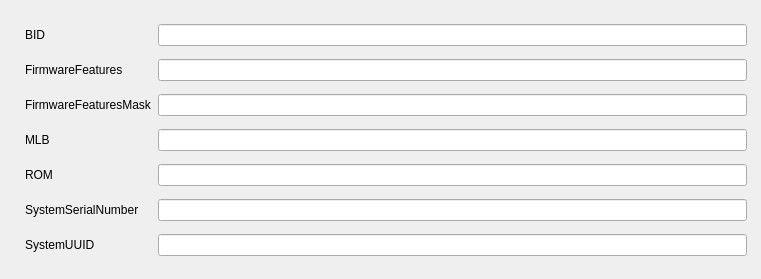
             <widget class="QWidget" name="tabPlatformInfo4">
              <attribute name="title">
               <string>PlatformNVRAM</string>
              </attribute>
              <widget class="QWidget" name="layoutWidget">
               <property name="geometry">
                <rect>
                 <x>20</x>
                 <y>12</y>
                 <width>732</width>
                 <height>258</height>
                </rect>
               </property>
               <layout class="QGridLayout" name="gridLayout_40">
                <property name="leftMargin">
                 <number>5</number>
                </property>
                <property name="topMargin">
                 <number>5</number>
                </property>
                <property name="rightMargin">
                 <number>5</number>
                </property>
                <property name="bottomMargin">
                 <number>5</number>
                </property>
                <item row="4" column="1">
                 <widget class="QLineEdit" name="editDatROM_PNVRAM"/>
                </item>
                <item row="1" column="0">
                 <widget class="QLabel" name="label_61">
                  <property name="toolTip">
                   <string notr="true">Specifies the values of NVRAM variables:

• 4D1EDE05-38C7-4A6A-9CC6-4BCCA8B38C14:FirmwareFeatures
• 4D1EDE05-38C7-4A6A-9CC6-4BCCA8B38C14:ExtendedFirmwareFeatures
----
指定NVRAM变量的值：

• 4D1EDE05-38C7-4A6A-9CC6-4BCCA8B38C14:FirmwareFeatures
• 4D1EDE05-38C7-4A6A-9CC6-4BCCA8B38C14:ExtendedFirmwareFeatures</string>
                  </property>
                  <property name="statusTip">
                   <string> This variable comes in pair with FirmwareFeaturesMask.</string>
                  </property>
                  <property name="text">
                   <string notr="true">FirmwareFeatures</string>
                  </property>
                 </widget>
                </item>
                <item row="0" column="0">
                 <widget class="QLabel" name="label_60">
                  <property name="toolTip">
                   <string notr="true">Specifies the value of NVRAM variable 4D1EDE05-38C7-4A6A-9CC6-4BCCA8B38C14:HW_BID.

----

指定NVRAM变量4D1EDE05-38C7-4A6A-9CC6-4BCCA8B38C14:HW_BID的值。</string>
                  </property>
                  <property name="statusTip">
                   <string>Specifies the value of NVRAM variable 4D1EDE05-38C7-4A6A-9CC6-4BCCA8B38C14:HW_BID.</string>
                  </property>
                  <property name="text">
                   <string notr="true">BID</string>
                  </property>
                 </widget>
                </item>
                <item row="6" column="0">
                 <widget class="QLabel" name="label_106">
                  <property name="toolTip">
                   <string notr="true">Specifies the value of NVRAM variable 4D1EDE05-38C7-4A6A-9CC6-4BCCA8B38C14:system-id for boot services only. Value found on Macs is equal to SMBIOS SystemUUID.
----
指定 NVRAM 变量 4D1EDE05-38C7-4A6A-9CC6-4BCCA8B38C14:system-id 的值，仅用于启动服务。在Mac上找到的值等于SMBIOS SystemUUID。</string>
                  </property>
                  <property name="statusTip">
                   <string>Specifies the value of NVRAM variable 4D1EDE05-38C7-4A6A-9CC6-4BCCA8B38C14:system-id
 for boot services only. The value found on Macs is equal to SMBIOS SystemUUID.</string>
                  </property>
                  <property name="text">
                   <string notr="true">SystemUUID</string>
                  </property>
                 </widget>
                </item>
                <item row="1" column="1">
                 <widget class="QLineEdit" name="editDatFirmwareFeatures"/>
                </item>
                <item row="3" column="0">
                 <widget class="QLabel" name="label_63">
                  <property name="toolTip">
                   <string notr="true"> Specifies the values of NVRAM variables 4D1EDE05-38C7-4A6A-9CC6-4BCCA8B38C14:HW_MLB and 4D1EDE05-38C7-4A6A-9CC6-4BCCA8B38C14:MLB.
----
 指定NVRAM变量4D1EDE05-38C7-4A6A-9CC6-4BCCA8B38C14:HW_MLB和4D1EDE05-38C7-4A6A-9CC6-4BCCA8B38C14:MLB的值。</string>
                  </property>
                  <property name="statusTip">
                   <string> Specifies the values of NVRAM variables 4D1EDE05-38C7-4A6A-9CC6-4BCCA8B38C14:HW_MLB and
 4D1EDE05-38C7-4A6A-9CC6-4BCCA8B38C14:MLB.</string>
                  </property>
                  <property name="text">
                   <string notr="true">MLB</string>
                  </property>
                 </widget>
                </item>
                <item row="3" column="1">
                 <widget class="QLineEdit" name="editMLB_PNVRAM"/>
                </item>
                <item row="6" column="1">
                 <widget class="QLineEdit" name="editSystemUUID_PNVRAM"/>
                </item>
                <item row="4" column="0">
                 <widget class="QLabel" name="label_64">
                  <property name="toolTip">
                   <string notr="true">Specifies the values of NVRAM variables 4D1EDE05-38C7-4A6A-9CC6-4BCCA8B38C14:HW_ROM and 4D1EDE05-38C7-4A6A-9CC6-4BCCA8B38C14:ROM.
----
指定NVRAM变量4D1EDE05-38C7-4A6A-9CC6-4BCCA8B38C14:HW_ROM和4D1EDE05-38C7-4A6A-9CC6-4BCCA8B38C14:ROM的值。</string>
                  </property>
                  <property name="statusTip">
                   <string>Specifies the values of NVRAM variables 4D1EDE05-38C7-4A6A-9CC6-4BCCA8B38C14:HW_ROM and
 4D1EDE05-38C7-4A6A-9CC6-4BCCA8B38C14:ROM.</string>
                  </property>
                  <property name="text">
                   <string notr="true">ROM</string>
                  </property>
                 </widget>
                </item>
                <item row="0" column="1">
                 <widget class="QLineEdit" name="editBID">
                  <property name="minimumSize">
                   <size>
                    <width>500</width>
                    <height>0</height>
                   </size>
                  </property>
                 </widget>
                </item>
                <item row="2" column="1">
                 <widget class="QLineEdit" name="editDatFirmwareFeaturesMask"/>
                </item>
                <item row="2" column="0">
                 <widget class="QLabel" name="label_62">
                  <property name="toolTip">
                   <string notr="true"> Specifies the values of NVRAM variables:

• 4D1EDE05-38C7-4A6A-9CC6-4BCCA8B38C14:FirmwareFeaturesMask
• 4D1EDE05-38C7-4A6A-9CC6-4BCCA8B38C14:ExtendedFirmwareFeaturesMask
----
 指定NVRAM变量的值：

• 4D1EDE05-38C7-4A6A-9CC6-4BCCA8B38C14:FirmwareFeaturesMask
• 4D1EDE05-38C7-4A6A-9CC6-4BCCA8B38C14:ExtendedFirmwareFeaturesMask</string>
                  </property>
                  <property name="statusTip">
                   <string> This variable comes in pair with FirmwareFeatures.</string>
                  </property>
                  <property name="text">
                   <string notr="true">FirmwareFeaturesMask</string>
                  </property>
                 </widget>
                </item>
                <item row="5" column="0">
                 <widget class="QLabel" name="label_109">
                  <property name="toolTip">
                   <string notr="true">Specifies the values of NVRAM variables 4D1EDE05-38C7-4A6A-9CC6-4BCCA8B38C14:HW_SSN and  4D1EDE05-38C7-4A6A-9CC6-4BCCA8B38C14:SSN.
----
指定NVRAM变量4D1EDE05-38C7-4A6A-9CC6-4BCCA8B38C14:HW_SSN和4D1EDE05-38C7-4A6A-9CC6-4BCCA8B38C14:SSN的值。</string>
                  </property>
                  <property name="statusTip">
                   <string>Specifies the values of NVRAM variables 4D1EDE05-38C7-4A6A-9CC6-4BCCA8B38C14:HW_SSN and
 4D1EDE05-38C7-4A6A-9CC6-4BCCA8B38C14:SSN.</string>
                  </property>
                  <property name="text">
                   <string notr="true">SystemSerialNumber</string>
                  </property>
                 </widget>
                </item>
                <item row="5" column="1">
                 <widget class="QLineEdit" name="editSystemSerialNumber_PNVRAM">
                  <property name="toolTip">
                   <string/>
                  </property>
                  <property name="statusTip">
                   <string/>
                  </property>
                 </widget>
                </item>
               </layout>
              </widget>
             </widget>
